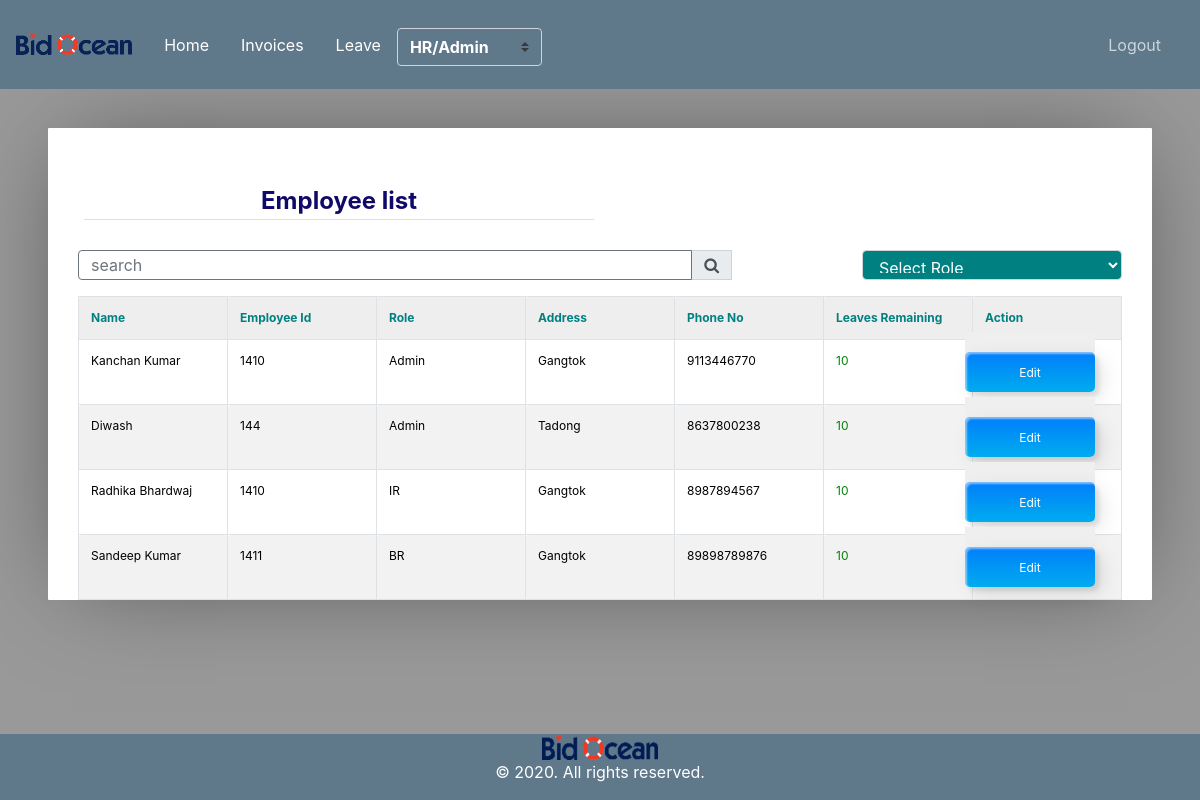
The app's page /employee-list/ (signed in) with its own data.
### user_invoice/models.py (models this page shows, shortened)
class Employee(models.Model):
	id       = models.AutoField(primary_key=True)
	name     = models.CharField(max_length=300)
	role     = models.ForeignKey(Role,on_delete=models.CASCADE)
	salary   = models.CharField(max_length=300, null=True, blank=True)
	address  = models.CharField(max_length=300)
	emp_id   = models.CharField(max_length=300, null=True, blank=True)
	phone_no = models.CharField(max_length=300)
	leaves   = models.IntegerField()
	auth_tbl = models.OneToOneField(Userdetail, on_delete=models.CASCADE)
	added_at = models.DateTimeField(auto_now_add=True)

class Role(models.Model):
    id         = models.AutoField(primary_key=True)
    name       = models.CharField(max_length=300)
    created_at = models.DateTimeField(auto_now_add=True)
    status     = models.SmallIntegerField(default=1)

### user_invoice/views.py (the view)
# urls.py: path('employee-list/',views.EmployeeDisplayView.as_view(),name='employee_list'),
class EmployeeDisplayView(AdminOrHRPanelMixin,TemplateView):
    template_name = 'user_invoice/employee_list.html'
    def get(self, request):
        employee_list    = Employee.objects.all()
        try:
            search     = request.GET['search']
        except:
            search     = None
        try:
            role     = request.GET['role']
        except:
            role     = None
        query_param = {}
        if search is not None and search is not "":
            search = search.strip()
            query_param['search'] = search
            employee_list = employee_list.filter(Q(name__icontains=search)|Q(address__icontains=search)|(Q(phone_no__icontains=search))|Q(emp_id__icontains=search))
        if role is not None and role is not "":
            query_param['role'] = role
            employee_list = employee_list.filter(role__pk__exact=role)
        roles            = Role.objects.all()
        paginator        = Paginator(employee_list,10)
        page             = request.GET.get('page')
        paginatedcontent = paginator.get_page(page)
        context = {
            'query_param' : query_param,
            'employees'   : paginatedcontent,
            'title'       : 'Employee list',
            'roles'       : roles,
            'role'        : Employee.objects.get(auth_tbl=self.request.user).role.name.lower()
        }
        return render(request, self.template_name, context)

### user_invoice/mixin.py (called while the page is built)
    def test_func(self):
        user     = self.request.user
        employee = Employee.objects.get(auth_tbl=user)
        return employee.role.name.lower() == 'admin' or employee.role.name.lower() == 'hr'

### user_invoice/templates/user_invoice/employee_list.html (shortened to what this page needs)
{% extends "user_invoice/base.html" %}
{% load crispy_forms_tags %}
{% block content %}
		<div class='container'>
		<table  width="100%">
			<tr>
				<td><legend class="border-bottom mb-4" style="color: rgb(15, 9, 105);text-align: center;"><b>Employee list</b> </legend></td>
				<td align="right"></td>
			</tr>
		</table>
		<form>
			<table >
				<tr>
						<link rel="stylesheet" href="https://stackpath.bootstrapcdn.com/font-awesome/4.7.0/css/font-awesome.min.css">
					<div class="form-group w-30" >
						<div class="input-group mb-3">
							<input type="text" name="search" style="width: 30px;height: 30px;" class="form-control border-secondary py-2" value="{{request.GET.search}}" placeholder="search">
							<div class="input-group-append">
							 <button class="input-group-text" style="height: 30px;" type="submit" name="submitbtn" value="Search"><i class="fa fa-search"></i>
							</div>
							<div id="styled-select">
								<select   class="form-control"style="width:260px; height:30px;color:white;background-color:teal;margin-left:130px" name="role"  onchange="this.form.submit()">
									<option value="" style="color: white;"><b> Select Role </b></option>
								</select>
							</div>
					</div>
				</div>
				</tr>
			</table>
		</form>
		<table cellpadding="0" cellspacing="0" border="0" class="table table-bordered table-striped  display" width="100%">
			<tr>
				<th style="color: teal;"><b>Name</b>  </th>
				<th style="color: teal;"><b>Employee Id</b></th>
				<th style="color: teal;"><b>Role</b></th>
				<th style="color: teal;"><b> Address</b></th>
				<th style="color: teal;"><b> Phone No</b></th>
				<th style="color: teal;"><b> Leaves Remaining</b></th>
				<th style="color: teal;"><b> Action</b></th>
			</tr>
			{% for employee in employees %}
				<tr>
					<td style="color: rgb(0, 0, 0);">{{employee.name}}</td>
					<td style="color: rgb(0, 0, 0);">{{employee.emp_id}}</td>
					<td style="color: rgb(0, 0, 0);">{{employee.role.name}}</td>
					<td style="color: rgb(0, 0, 0);;">{{employee.address}}</td>
					<td style="color: rgb(0, 0, 0);;">{{employee.phone_no}}</td>
					<td style="color: rgb(0, 128, 6);">{{employee.leaves}}</td>
					<td style="color: rgb(0, 0, 0);;"><a href="{% url 'employee_edit' employee.pk %}"><button class="custom-btn btn-12"><span>Click!</span><span>Edit</span></button></a></td>
				</tr>
			{% endfor %}
		</table>
		</div>
{% endblock content %}

### user_invoice/static/user_invoice/main.css (style rules this page uses)
body { background: #fafafa; color: #333333; margin-top: 5rem; }

### user_invoice/templates/user_invoice/base.html (style rules this page uses)
a { color: white; }

### user_invoice/templates/user_invoice/employee_list.html (style rules this page uses)
* { border: 0; color: inherit; font-family: inherit; font-size: inherit; font-style: inherit; font-weight: inherit; line-height: inherit; list-style: none; margin: 0; padding: 0; text-decoration: none; vertical-align: top; }
table { font-size: 75%; table-layout: fixed; width: 100%; }
table { border-collapse: collapse; border-spacing: 2px; }
th, td { border-width: 0px; padding: 0.5em; position: relative; }
th, td { border-radius: 0.25em; border-style: solid; }
th { background: #EEE; border-color: #BBB; }
td { border-color: #DDD; }
html { font: 16px/1 'Open Sans', sans-serif; overflow: auto; padding: 0.5in; }
html { background: #999; cursor: default; }
body { background: #FFF; border-radius: 1px; box-shadow: 0 0 1in -0.25in rgba(0, 0, 0, 0.5); }
.btn-12 { position: relative; right: 20px; bottom: 20px; border:none; box-shadow: none; width: 130px; height: 40px; line-height: 42px; -webkit-perspective: 230px; perspective: 230px; }
.btn-12 span { background: rgb(0,172,238); background: linear-gradient(0deg, rgba(0,172,238,1) 0%, rgba(2,126,251,1) 100%); display: block; position: absolute; width: 130px; height: 40px; box-shadow:inset 2px 2px 2px 0px rgba(255,255,255,.5), 7px 7px 20px 0px rgba(0,0,0,.1), 4px 4px 5px 0px rgba(0,0,0,.1); border-radius: 5px; margin:0; text-align: center; -webkit-box-sizing: border-box; -moz-box-sizing: border-box; box-sizing: border-box; -webkit-transition: all .3s; transition: all .3s; }
.btn-12 span:nth-child(2) { -webkit-transform: rotateX(0deg); -moz-transform: rotateX(0deg); transform: rotateX(0deg); -webkit-transform-origin: 50% 50% -20px; -moz-transform-origin: 50% 50% -20px; transform-origin: 50% 50% -20px; }

### records on screen
Employee: name "Kanchan Kumar", emp_id "1410", role.name "Admin", address "Gangtok", phone_no "9113446770", leaves "10"
Employee: name "Diwash", emp_id "144", role.name "Admin", address "Tadong", phone_no "8637800238", leaves "10"
Employee: name "Radhika Bhardwaj", emp_id "1410", role.name "IR", address "Gangtok", phone_no "8987894567", leaves "10"
Employee: name "Sandeep Kumar", emp_id "1411", role.name "BR", address "Gangtok", phone_no "89898789876", leaves "10"
